Frame 1 (no input): blank canvas, image omitted
Frame 60 (the mouse pressed at the canvas centre just before this capture): blank canvas, image omitted
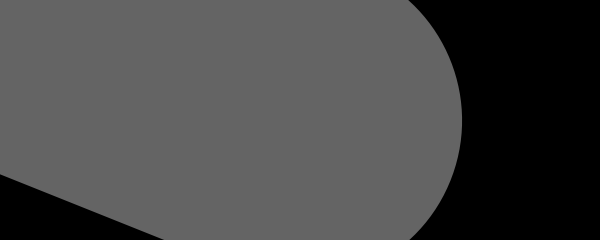
Frame 120 (the mouse held since frame 60 and released just before this capture)

The Processing sketch whose frames 1 and 60 were blank and that drew this single picture after the mouse press (run headless with seeded random() and noise(); from frame 60 on, the mouse is pressed at the canvas centre):

// Processing sketch: ex16_draw
// ── ex16_draw.pde
void setup(){
  size(600, 240);

  background(0);
  stroke(255, 100);
}

void draw() {
  float weight = dist(mouseX, mouseY, pmouseX, pmouseY);
  strokeWeight(weight);
  line(mouseX, mouseY, pmouseX, pmouseY);
}
